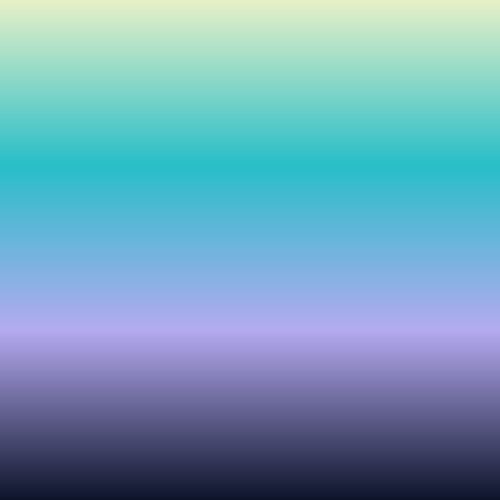
Frame 1 (no input)
Frame 60 (the mouse pressed at the canvas centre just before this capture): identical to frame 1, image omitted
Frame 120 (the mouse held since frame 60 and released just before this capture): identical to frame 1, image omitted

The Processing sketch that drew this single still picture (run headless with seeded random() and noise(); from frame 60 on, the mouse is pressed at the canvas centre):

// Processing sketch: Vertical_Gradient
// ── Vertical_Gradient.pde
//Vertical Gradient
//background
void setup() {size(500, 500);}
//Colour: Blue, Purple, Cyan, White
void draw() {
  loadPixels();
color midnightBlue = color(13, 20, 42);
color lavenderPurple = color(180, 170, 240);
color neonCyan = color(40, 190, 200);
color softWhite = color(230, 240, 200);
 //Check every pixel on the canvas
  for (int x = 0; x < width; x++) {
    for (int y = 0; y < height; y++) {

      float t = map(y, 0, height - 1, 0, 1);
//Create a color variable called c
color c;
//white to cyan
if (t < 0.33) {float localT = map(t, 0, 0.33, 0, 1);
c = lerpColor(softWhite, neonCyan, localT);}
//cyan to purple
else if (t < 0.66) {float localT = map(t, 0.33, 0.66, 0, 1);
c = lerpColor(neonCyan, lavenderPurple, localT);}
//purple to blue
else {float localT = map(t, 0.66, 1, 0, 1);
c = lerpColor(lavenderPurple, midnightBlue, localT);}
//Put the color into the current pixel
      pixels[x + y * width] = c;}
  }
updatePixels();
}
